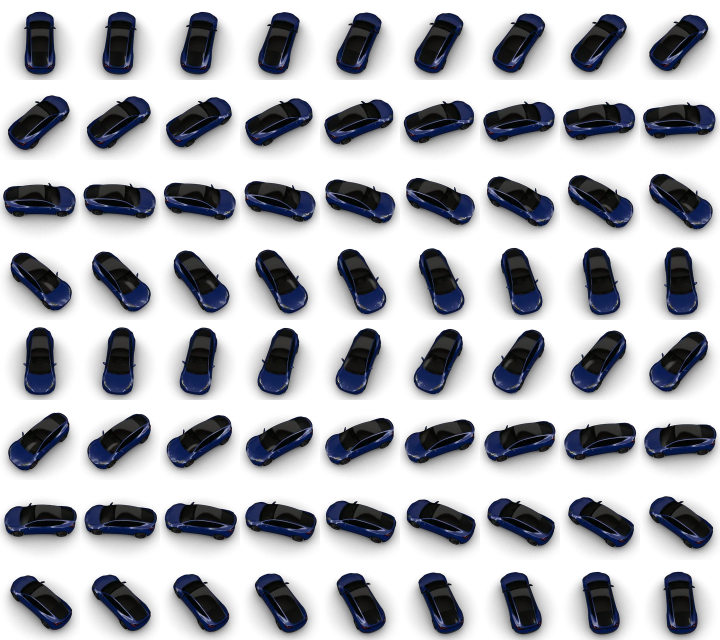
#> input picture shared/src/commonMain/composeResources/files/car/map_blue.webp, 1440 x 1280 px, given in place of poster_blue.png, which was not available (shown at 1/2 size)
$ python pack_pictures.py ../../shared/src/commonMain/composeResources/files/car ../../shared/src/commonMain/composeResources/files/car/map_red.webp
#> lines starting #> are read from the running program, lines starting #| are printed output that depends on the picture
#!/usr/bin/env python3
# Turns CarPictureDump's PNGs into the WebP files the app ships.
#
#   pack_pictures.py <dump dir> <out dir>
import os
import sys

from PIL import Image

CELL = 160
COLUMNS = 9
ROWS = 8


def main():
    source, out = sys.argv[1], sys.argv[2]
    os.makedirs(out, exist_ok=True)
    for key in ("blue", "red"):
        poster = Image.open(os.path.join(source, f"poster_{key}.png"))
#> poster is the input picture: PIL image 1440x1280 RGBA; mean R, G, B, A 7.4, 9, 14.4, 86.7
        poster.resize((960, 600), Image.LANCZOS).save(os.path.join(out, f"poster_{key}.webp"), quality=86, method=6, alpha_quality=80)
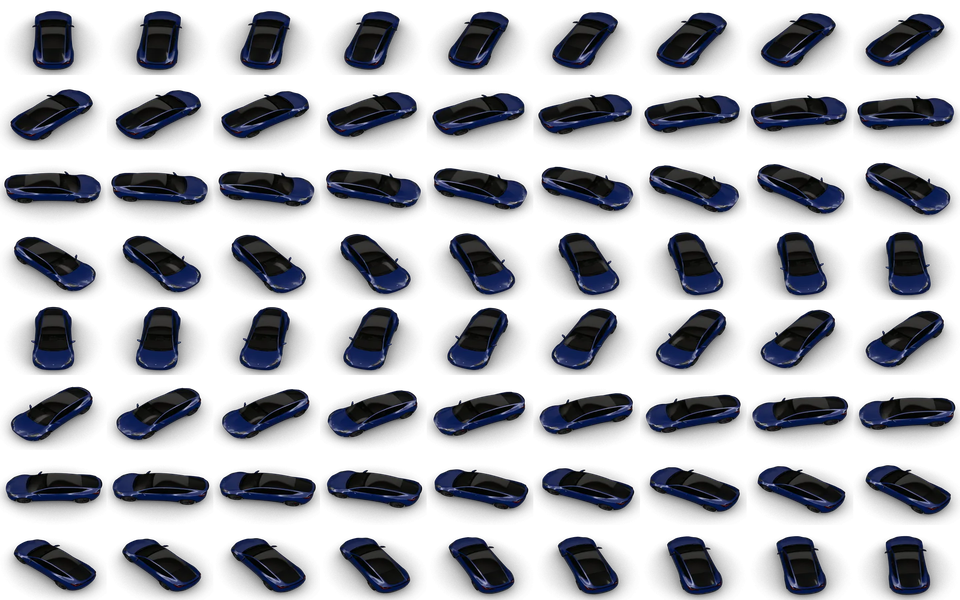
#> saved as poster_blue.webp: PIL image 960x600 RGBA; mean R, G, B, A 7.4, 9, 14.5, 86.6; transparent parts drawn white
        sheet = Image.open(os.path.join(source, f"map_{key}.png"))
        sheet.resize((CELL * COLUMNS, CELL * ROWS), Image.LANCZOS).save(os.path.join(out, f"map_{key}.webp"), quality=84, method=6, alpha_quality=80)
#> pass 2 of the loop in main, `for key in ("blue", "red"):`:
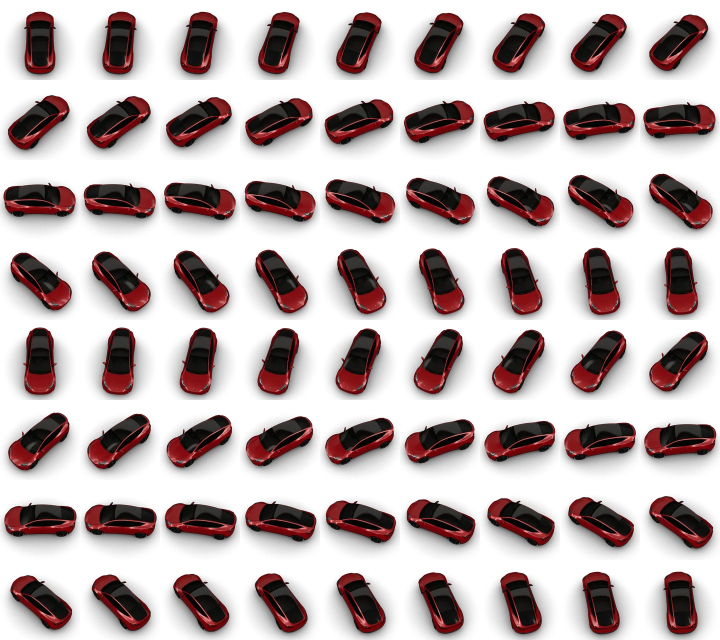
#> input picture shared/src/commonMain/composeResources/files/car/map_red.webp, 1440 x 1280 px, given in place of poster_red.png, which was not available (shown at 1/2 size)
#> in main, poster is the input picture: PIL image 1440x1280 RGBA; mean R, G, B, A 20.8, 7.3, 7.5, 86.9
#> in main, `poster.resize((960, 600), Image.LANCZOS).save(os.path.join(out, f"post..`:
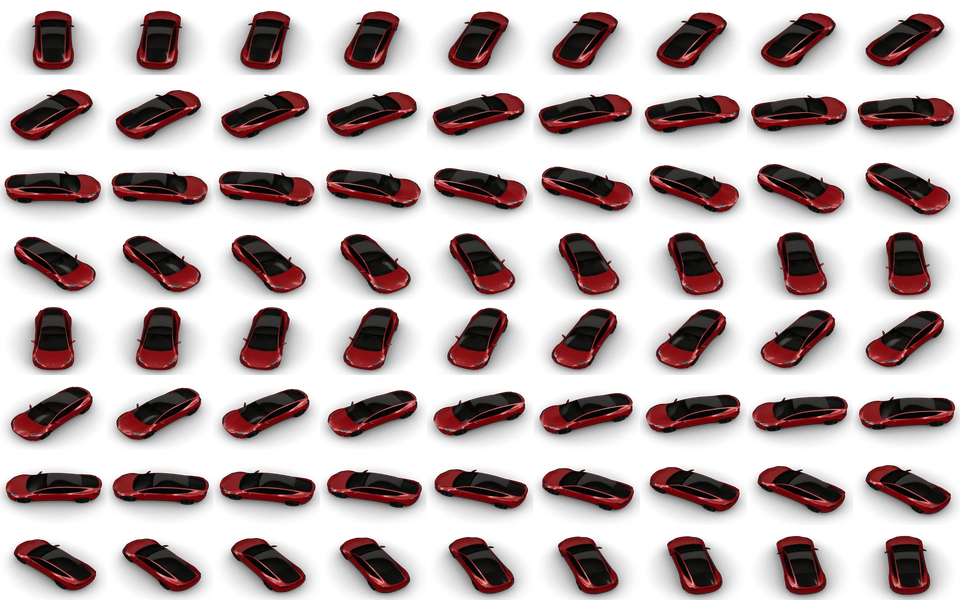
#> saved as poster_red.webp: PIL image 960x600 RGBA; mean R, G, B, A 21, 7.4, 7.5, 86.8; transparent parts drawn white


if __name__ == "__main__":
    main()
